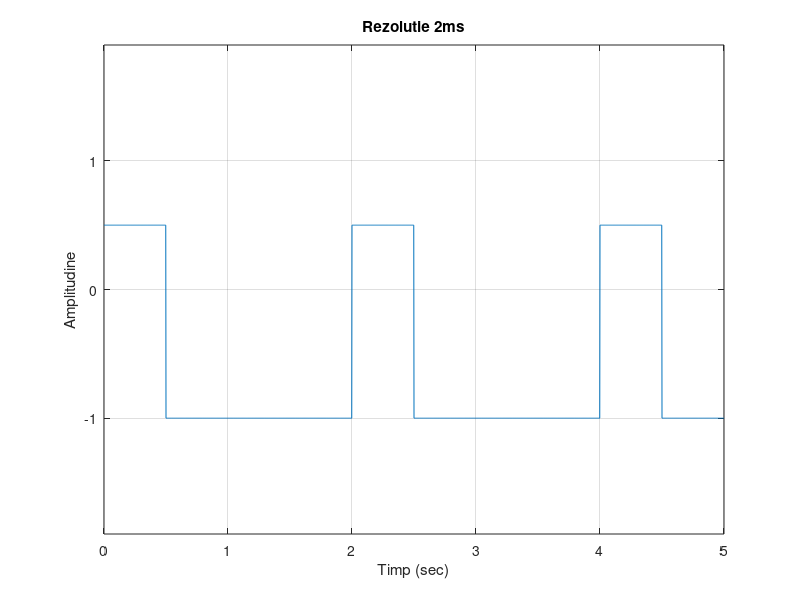
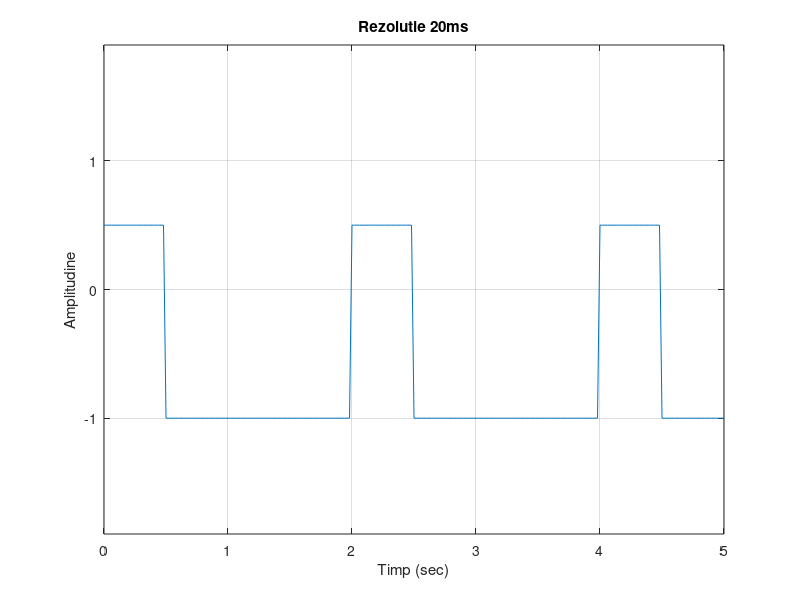
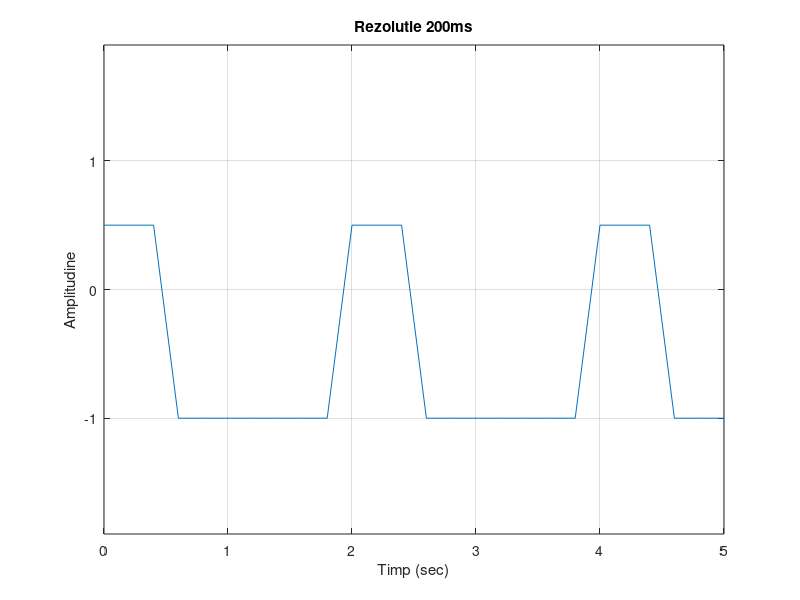

Recreate these plots in MATLAB, in order.
% Semnal dreptunghiular periodic cu 
% Perioada: 2 s. 
% Factor de umplere: 25%
% Nivel maxim: +0.5. 
% Nivel minim: -1. 

y=0.0002; %initializam rezolutia temporara cu 0.2ms
for i=1:1:3  %intram in bucla de 3 ori pentru a afisa graficul pentru fiecare rezolutie 2ms,20ms,200ms 
y=y*10;      
t=0:y:5;
x=3*square(pi*t,25)/4-0.25; %semnal dreptunghiular perioada 2s si factorul de umplere 25%            
figure(i) %figura1-2ms,figura2-20ms,figura3-200ms
plot(t,x),axis([0 5 -1.9 1.9]),xlabel('Timp (sec)'),ylabel('Amplitudine'),grid
if (i==1)
    title('Rezolutie 2ms')
end
if(i==2)
    title('Rezolutie 20ms')
end
if(i==3)
    title('Rezolutie 200ms')
end

end
clear
